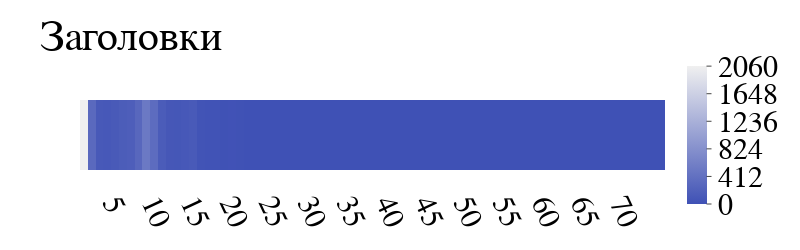

Source (notebook cell):
### Code cell
heats = make_hist3([stat['headings'] for stat in unique_stats][1:], 75, 1)
fig = plot(*heats, 'Заголовки')
fig

### Figure 1 — Plotly figure (JSON) as saved in the notebook; plotly's stock layout.template omitted (floating-point values rounded to 4 significant figures)
{"data": [{"colorbar": {"dtick": 412, "len": 2.25, "lenmode": "fraction", "thickness": 20, "tick0": 0, "tickformat": "000", "ticks": "outside"}, "colorscale": [[0, "rgba(63, 81, 181, 1.0)"], [1, "#f0f0f0"]], "type": "heatmap", "x": [1, 2, 3, 4, 5, 6, 7, 8, 9, 10, 11, 12, 13, 14, 15, 16, 17, 18, 19, 20, 21, 22, 23, 24, 25, 26, 27, 28, 29, 30, 31, 32, 33, 34, 35, 36, 37, 38, 39, 40, 41, 42, 43, 44, 45, 46, 47, 48, 49, 50, 51, 52, 53, 54, 55, 56, 57, 58, 59, 60, 61, 62, 63, 64, 65, 66, 67, 68, 69, 70, 71, 72, 73, 74, 75], "y": [""], "z": [[2062, 314, 105, 90, 120, 157, 174, 288, 517, 353, 142, 84, 72, 90, 111, 36, 21, 23, 16, 18, 14, 4, 2, 2, 1, 2, 0, 1, 2, 0, 2, 1, 0, 0, 0, 1, 1, 1, 0, 0, 1, 0, 0, 1, 1, 0, 0, 1, 0, 0, 0, 1, 0, 0, 0, 0, 0, 0, 0, 0, 0, 1, 0, 0, 0, 0, 0, 0, 0, 1, 0, 0, 0, 1, 3]]}], "layout": {"font": {"color": "black", "family": "Times New Roman", "size": 30}, "height": 250, "margin": {"pad": 10}, "plot_bgcolor": "rgba(0, 0, 0, 0)", "showlegend": false, "title": {"text": "Заголовки"}, "width": 800, "xaxis": {"tick0": 0, "tickangle": 65, "tickformat": "000", "tickmode": "array", "tickvals": [0, 5, 10, 15, 20, 25, 30, 35, 40, 45, 50, 55, 60, 65, 70], "type": "linear"}, "yaxis": {"side": "left", "tickangle": 0, "tickformat": "000", "title": {"font": {"color": "black", "family": "Times New Roman", "size": 25}}}}}
